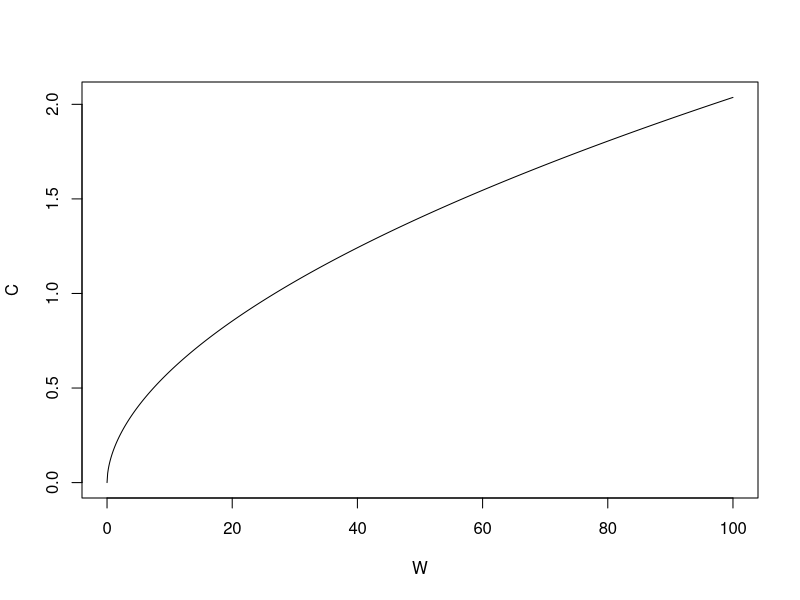

Write the R code that produced this figure.
## ---- chunk 1
dC.fun = function(W){return(0.1694*W^0.54)}

W.vec = seq(0, 100, 0.1)

plot(W.vec, dC.fun(W.vec), type="l", xlab="W", ylab="C")
